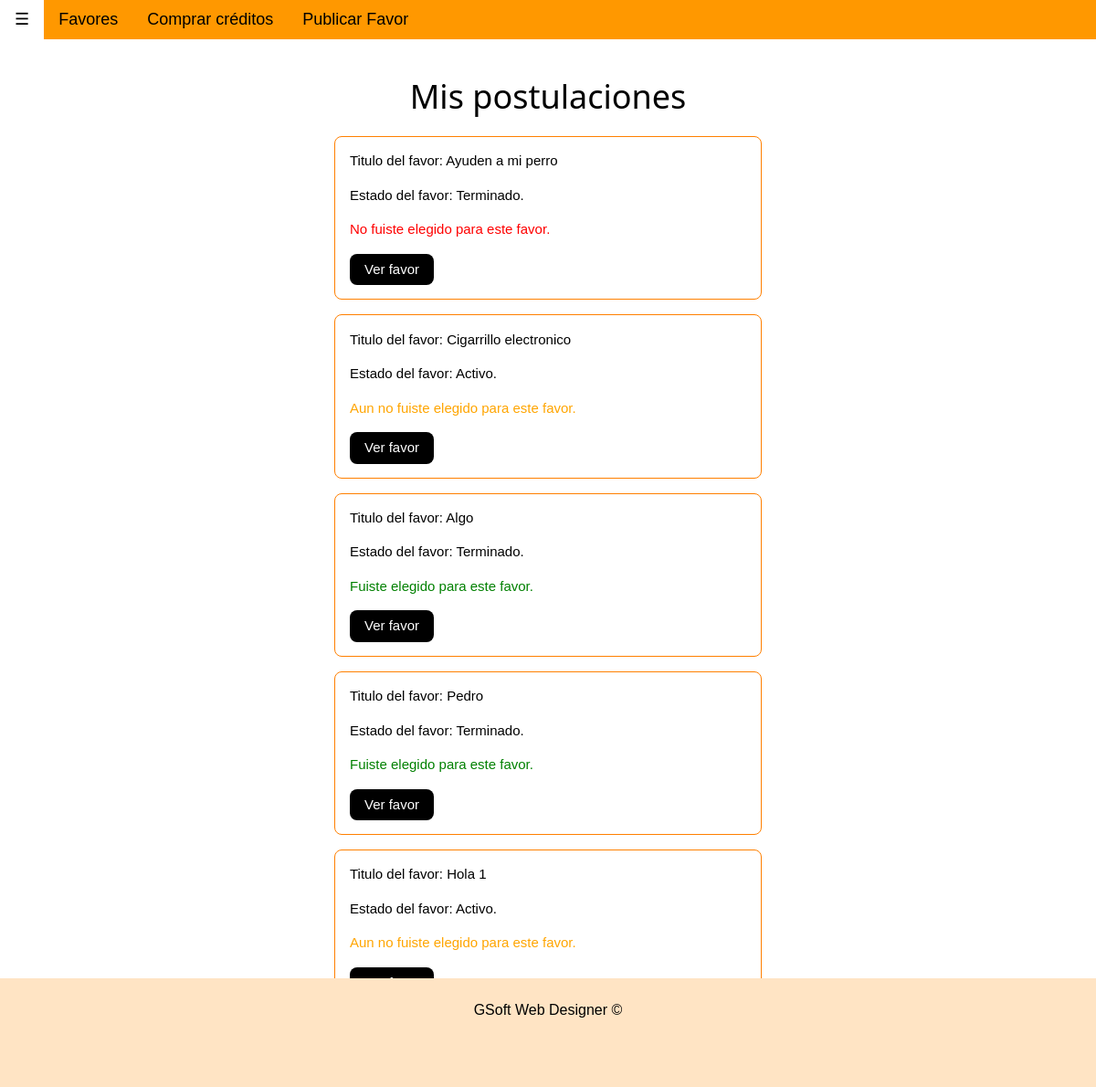
The app's page /registered_user/ver_mis_postulaciones.php (signed in) with its own data.
### tables this page shows
CREATE TABLE `postula` (
  `id` int(11) NOT NULL COMMENT 'PK de postulacion.',
  `id_usuario` int(11) NOT NULL COMMENT 'FK a candidato.',
  `id_favor` int(11) NOT NULL COMMENT 'FK a favor.',
  `fecha` date NOT NULL COMMENT 'Fecha que fue elegido',
  `descripcion` text NOT NULL,
  `elegido` tinyint(1) NOT NULL COMMENT 'Indica si fue elegido'
);

CREATE TABLE `favor` (
  `id` int(11) NOT NULL COMMENT 'PK de Favores.',
  `titulo` varchar(40) NOT NULL COMMENT 'Titulo del favor.',
  `id_categoria` int(11) NOT NULL COMMENT 'FK a categoria.',
  `descripcion` text NOT NULL COMMENT 'Descripcion del favor.',
  `ciudad` varchar(20) NOT NULL COMMENT 'Ciudad del favor.',
  `foto` varchar(100) NOT NULL COMMENT 'Nombre de la foto del favor.',
  `fechalimite` date NOT NULL COMMENT 'Fecha limite del favor.',
  `id_usuario` int(11) NOT NULL COMMENT 'FK a usuario.',
  `activo` tinyint(1) NOT NULL COMMENT 'Indica si el favor esta activo (si ya existe un postulante, este no estaria activo).'
);

### registered_user/ver_mis_postulaciones.php (the view, shortened to what this page needs)
<!DOCTYPE html>
<html>
<head>
	<?php
	include_once("navbar.php");
	?>
	<link rel="stylesheet" href="/css/w3.css">
	<link rel="stylesheet" href="/css/w3-theme-black.css">
</head>
<body>
	<div class="w3-main">
		<div class="w3-padding-64">
			<div class="w3-container" style="margin-left:350px">
				<div style="margin-right:350px">
					<p><center><h1>Mis postulaciones</h1></center></p>
						<?php
							$link = conectar();
							$result = mysqli_query($link ,"SELECT * from postula inner join favor on(postula.id_favor = favor.id) where postula.id_usuario = '$_SESSION[id]'");
							if (mysqli_num_rows($result)!=0){
							while ($array = mysqli_fetch_array($result)){?>
								<div class="w3-panel w3-border w3-border-orange w3-round-large">
									<p> Titulo del favor: <?php echo $array['titulo']?></p>
									<p> Estado del favor:
										<?php
											if($array['activo'] == 1){
												echo "Activo.";
											}else{
												echo "Terminado.";
											}
										?>
									</p>
									<p> <?php
											if(($array['elegido'] == 0)and($array['activo'] == 1)){
												echo "<font color=orange>Aun no fuiste elegido para este favor.</font>";
											}else if (($array['elegido'] == 1)and($array['activo'] == 0)){
												echo "<font color=green>Fuiste elegido para este favor.</font>";
											}else if (($array['elegido'] == 0)and($array['activo'] == 0)){
												echo "<font color=red>No fuiste elegido para este favor.</font>";
											}
										?>
									</p>
									<p><a class="w3-btn w3-round-large" href="./preguntas.php?id=<?php echo $array['id_favor']?>">Ver favor</a></p>
								</div>
							<?php
							}}else{
								echo "No eres candidato a ningun favor.";
							}
						?>
				</div>
			</div>
		</div>
	</div>
	<div id="footer" class="w3-light-orange" style="position: fixed; bottom: 0; width: 100%; height: 10%;">
		<br>
		<center><font size="3">GSoft Web Designer &copy;</font><center>
		<br>
	</div>
</body>
</html>

### css/w3.css (style rules this page uses)
html { box-sizing:border-box }
*,*:before,*:after { box-sizing:inherit }
html { -ms-text-size-adjust:100%;-webkit-text-size-adjust:100% }
body { margin:0 }
a { background-color:transparent;-webkit-text-decoration-skip:objects }
html,body { font-family:Verdana,sans-serif;font-size:15px;line-height:1.5 }
html { overflow-x:hidden }
h1,h2,h3,h4,h5,h6,.w3-slim,.w3-wide { font-family:"Segoe UI",Arial,sans-serif }
h1 { font-size:36px }
h1,h2,h3,h4,h5,h6 { font-weight:400;margin:10px 0 }
a { color:inherit }
.w3-btn,.w3-btn-block,.w3-button { border:none;display:inline-block;outline:0;padding:6px 16px;vertical-align:middle;overflow:hidden;text-decoration:none!important;color:#fff;background-color:#000;text-align:center;cursor:pointer;white-space:nowrap }
.w3-btn,.w3-btn-floating,.w3-btn-floating-large,.w3-closenav,.w3-opennav,.w3-btn-block,.w3-button { -webkit-touch-callout:none;-webkit-user-select:none;-khtml-user-select:none;-moz-user-select:none;-ms-user-select:none;user-select:none }
.w3-btn,.w3-btn-floating,.w3-dropnav a,.w3-btn-floating-large,.w3-btn-block, .w3-navbar a,.w3-navblock a,.w3-sidenav a,.w3-pagination li a,.w3-hoverable tbody tr,.w3-hoverable li, .w3-accordion-content a,.w3-dropdown-content a,.w3-dropdown-click:hover,.w3-dropdown-hover:hover,.w3-opennav,.w3-closenav,.w3-closebtn,*[class*="w3-hover-"] { -webkit-transition:background-color .25s,color .15s,box-shadow .25s,opacity 0.25s,filter 0.25s,border 0.15s;transition:background-color .25s,color .15s,box-shadow .15s,opacity .25s,filter .25s,border .15s }
.w3-main,#main { transition:margin-left .4s }
.w3-container:after,.w3-container:before,.w3-panel:after,.w3-panel:before,.w3-row:after,.w3-row:before,.w3-row-padding:after,.w3-row-padding:before,.w3-cell-row:before,.w3-cell-row:after, .w3-topnav:after,.w3-topnav:before,.w3-clear:after,.w3-clear:before,.w3-btn-group:before,.w3-btn-group:after,.w3-btn-bar:before,.w3-btn-bar:after,.w3-bar:before,.w3-bar:after { content:"";display:table;clear:both }
.w3-round-large { border-radius:8px!important }
.w3-border { border:1px solid #ccc!important }
.w3-padding-64 { padding-top:64px!important;padding-bottom:64px!important }
.w3-container { padding:0.01em 16px }
.w3-panel { padding:0.01em 16px;margin-top:16px!important;margin-bottom:16px!important }
.w3-light-orange,.w3-hover-light-orange:hover { color:#000!important;background-color:#FFE4C4!important }
.w3-border-orange,.w3-hover-border-orange:hover { border-color:#ff9800!important }
.w3-border-orange,.w3-hover-border-orange:hover { border-color:#ff8000!important }

### records on screen
postula: id_favor.titulo "Ayuden a mi perro", shows "Terminado.", elegido "No fuiste elegido para este favor."
postula: id_favor.titulo "Cigarrillo electronico", shows "Activo.", elegido "Aun no fuiste elegido para este favor."
postula: id_favor.titulo "Algo", shows "Terminado.", elegido "Fuiste elegido para este favor."
postula: id_favor.titulo "Pedro", shows "Terminado.", elegido "Fuiste elegido para este favor."
postula: id_favor.titulo "Hola 1", shows "Activo.", elegido "Aun no fuiste elegido para este favor."
